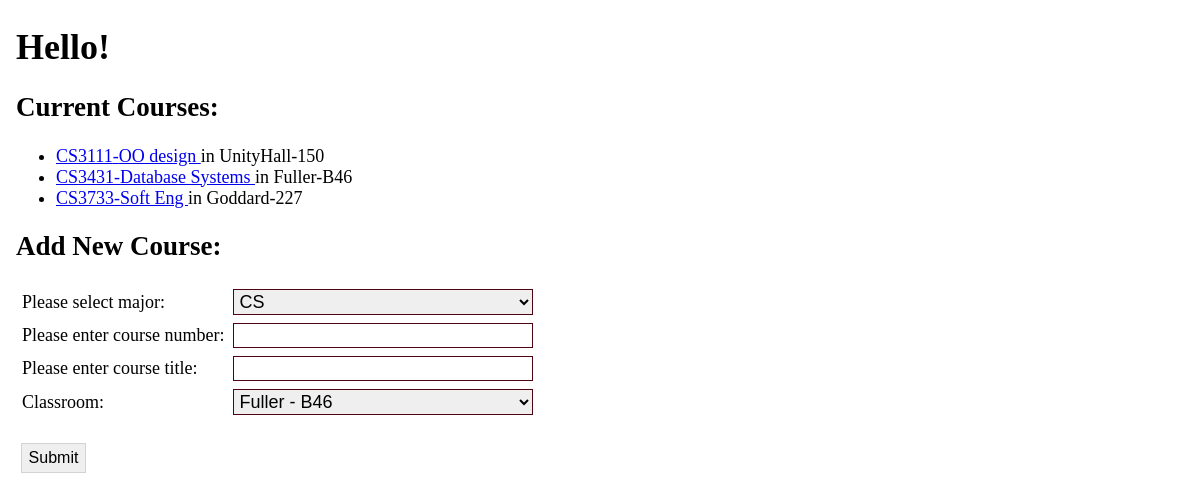
The page /index on the database as committed earlier.
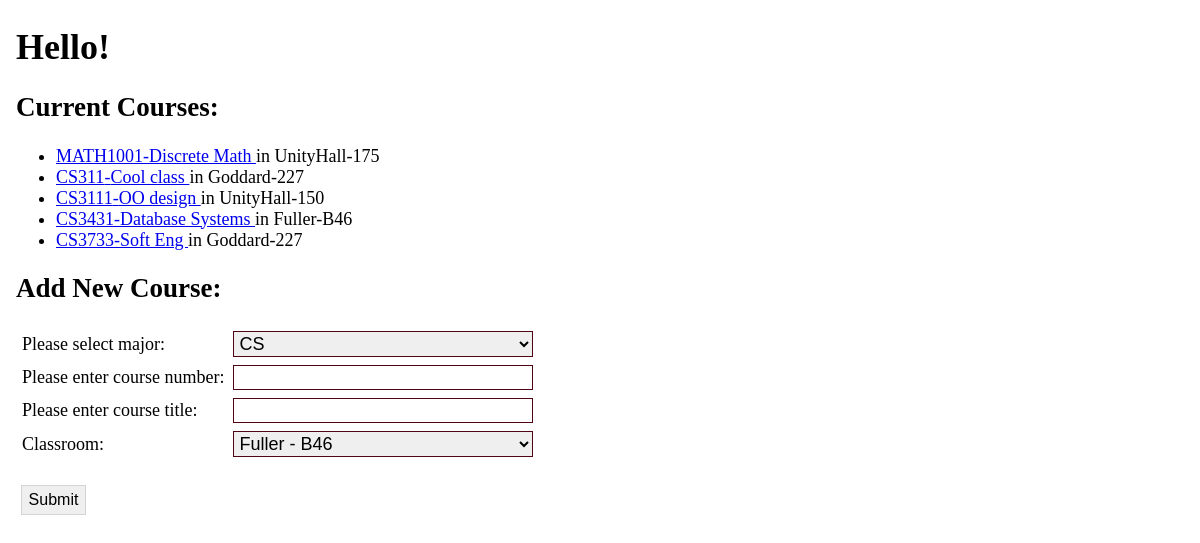
The same page on the database as committed later.
### app/models.py (models this page shows, shortened)
class Course(db.Model):
    __tablename__ = 'course'
    id = db.Column(db.Integer, primary_key=True)
    coursenum = db.Column(db.String(3))
    title = db.Column(db.String(150))
    major = db.Column(db.String(20))
    roomid = db.Column(db.Integer,db.ForeignKey('room.id'))
    tas = db.relationship(
        'TeachingAssistant', secondary=assigned,
        primaryjoin=(assigned.c.course_id == id), lazy='dynamic', overlaps="courses")

class Room(db.Model):
    id = db.Column(db.Integer, primary_key=True)
    building = db.Column(db.String(50))
    roomNumber = db.Column(db.String(20))
    capacity = db.Column(db.Integer)
    courses = db.relationship('Course', backref = 'classroom', lazy = "dynamic")

### app/routes.py (the view, shortened to what this page needs)
@app_blueprint.route('/', methods=['GET', 'POST'])
@app_blueprint.route('/index', methods=['GET', 'POST'])
def index():
    form = CourseForm()
    _courses = Course.query.order_by(Course.coursenum).order_by(Course.major). all()
    return render_template('index.html', form=form, courses = _courses)

### app/forms.py
class CourseForm(FlaskForm):
    major = SelectField(label= "Please select major:", choices = ['CS', 'EE','MATH','ME', 'RBE'],validators=[DataRequired()])
    coursenum = StringField(label= "Please enter course number:", validators=[DataRequired()])
    title = StringField(label= "Please enter course title:", validators=[DataRequired()])
    classroom = QuerySelectField('Classroom:', query_factory = get_rooms, get_label = getRoomLabel , allow_blank=False)
    submit = SubmitField('Submit')

### app/forms.py (called while the page is built)
def get_rooms():
    return Room.query.all()

def getRoomLabel(theroom):
    return "{} - {}".format(theroom.building, theroom.roomNumber)

### app/templates/index.html (shortened to what this page needs)
<!DOCTYPE HTML>
<html>
  <head>
    <link rel="stylesheet" href="{{ url_for('static', filename='css/main.css') }}">
  </head>
  <h1> Hello!</h1>
  <body>
    <h2>Current Courses:</h2>
    <ul>
      {% for course in courses %}
        <li> <a href="{{url_for('app.course', courseid = course.id) }}" >
                   {{ course.major}}{{course.coursenum}}-{{course.title}}  </a> in {{course.classroom.building}}-{{course.classroom.roomNumber}}</li>
      {% endfor %}
    </ul>
    <h2>Add New Course:</h2>
    <form method="POST">
      <table>
      <tr> <td>{{ form.major.label(class='formlabels')}} </td>
           <td class='tcolumn'> {{ form.major(class='forminput')}} </td>
      </tr>
      <tr> <td>{{ form.coursenum.label(class='formlabels')}} </td>
        <td class='tcolumn'> {{ form.coursenum(class='forminput')}} </td>
      </tr>
      <tr> <td>{{ form.title.label(class='formlabels')}} </td>
        <td class='tcolumn'> {{ form.title(class='forminput')}} </td>
      </tr>
     <tr> <td>{{ form.classroom.label(class='formlabels')}} </td>
      <td class='tcolumn'> {{ form.classroom(class='forminput')}} </td>
    </tr>
    </table>
    <p>{{ form.submit(class='button')}}</p>
    </form>
  </body>
</html>

### app/static/css/main.css (style rules this page uses)
body { margin: 1px 1px 1px 15px; padding: 1px; font-family: Tahoma; text-align: left; font-size: 18px; }
.button { width : 65px; padding : 3px; font-size: 16px; margin : 5px; padding : 5px; border: 1px solid lightgray; }
.formlabels { margin : 2px; padding : 1px; font-size: 18px; }
.forminput { width: 100%; margin : 2px; padding : 1px; font-size: 18px; box-sizing: border-box; display: block; border:1px solid rgb(80, 4, 19); }
.tcolumn { width: 300px; }

Rows that differ between the two databases and show on the page:
added Course: major "MATH", coursenum "1001", title "Discrete Math", classroom.building "UnityHall", classroom.roomNumber "175"
added Course: major "CS", coursenum "311", title "Cool class", classroom.building "Goddard", classroom.roomNumber "227"
